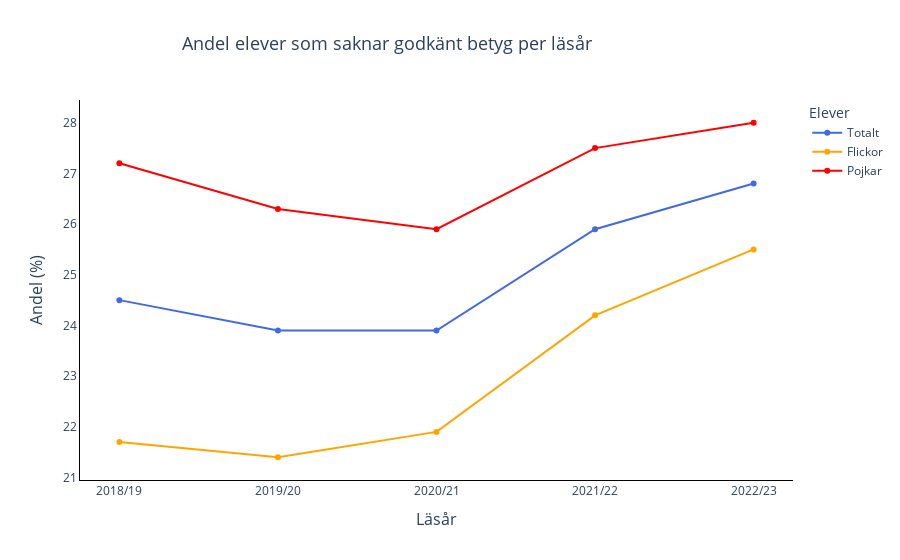

Source (notebook cell):
### Code cell
fig = px.line(
    # Include only the first five rows
    df_grades.head(5),
    x="Läsår/Huvudman/Bakgrund",
    y=[
        "Totalt (saknar godkänt)",
        "Flickor (saknar godkänt)",
        "Pojkar (saknar godkänt)"
    ],
    title="Andel elever som saknar godkänt betyg per läsår",
    markers=True,
    color_discrete_sequence=["royalblue", "orange", "red"]
)

# Update x-axis and y-axis showline for the first and second subplot
fig.update_xaxes(showline=True, linecolor='black', row=1, col=1)  # First subplot
fig.update_yaxes(showline=True, linecolor='black', row=1, col=1)
fig.update_xaxes(showline=True, linecolor='black', row=1, col=2)  # Second subplot
fig.update_yaxes(showline=True, linecolor='black', row=1, col=2)

fig.update_traces(
    name="Totalt",
    selector=dict(name="Totalt (saknar godkänt)")
)
fig.update_traces(
    name="Flickor",
    selector=dict(name="Flickor (saknar godkänt)")
)
fig.update_traces(
    name="Pojkar",
    selector=dict(name="Pojkar (saknar godkänt)")
)

fig.update_layout(
    title={
        "text": "Andel elever som saknar godkänt betyg per läsår",
        "x": 0.43,  # Center title along x-axis
        "font": {"size": 18}
    },
    xaxis_title={
        "text": "Läsår",
        "font": {"size": 16}
    },
    yaxis_title={
        "text": "Andel (%)",
        "font": {"size": 16}
    },
    xaxis=dict(tickmode="linear"),
    legend_title="Elever",
    plot_bgcolor="white",  # Makes plot background white
    paper_bgcolor="white" # Makes paper background white
)

### Figure 1 — Plotly figure (JSON) as saved in the notebook; plotly's stock layout.template omitted (floating-point values rounded to 4 significant figures)
{"data": [{"hovertemplate": "variable=Totalt (saknar godkänt)<br>Läsår/Huvudman/Bakgrund=%{x}<br>value=%{y}<extra></extra>", "legendgroup": "Totalt (saknar godkänt)", "line": {"color": "royalblue", "dash": "solid"}, "marker": {"symbol": "circle"}, "mode": "lines+markers", "name": "Totalt", "orientation": "v", "showlegend": true, "type": "scatter", "x": ["2018/19", "2019/20", "2020/21", "2021/22", "2022/23"], "xaxis": "x", "y": [24.5, 23.9, 23.9, 25.9, 26.8], "yaxis": "y"}, {"hovertemplate": "variable=Flickor (saknar godkänt)<br>Läsår/Huvudman/Bakgrund=%{x}<br>value=%{y}<extra></extra>", "legendgroup": "Flickor (saknar godkänt)", "line": {"color": "orange", "dash": "solid"}, "marker": {"symbol": "circle"}, "mode": "lines+markers", "name": "Flickor", "orientation": "v", "showlegend": true, "type": "scatter", "x": ["2018/19", "2019/20", "2020/21", "2021/22", "2022/23"], "xaxis": "x", "y": [21.7, 21.4, 21.9, 24.2, 25.5], "yaxis": "y"}, {"hovertemplate": "variable=Pojkar (saknar godkänt)<br>Läsår/Huvudman/Bakgrund=%{x}<br>value=%{y}<extra></extra>", "legendgroup": "Pojkar (saknar godkänt)", "line": {"color": "red", "dash": "solid"}, "marker": {"symbol": "circle"}, "mode": "lines+markers", "name": "Pojkar", "orientation": "v", "showlegend": true, "type": "scatter", "x": ["2018/19", "2019/20", "2020/21", "2021/22", "2022/23"], "xaxis": "x", "y": [27.2, 26.3, 25.9, 27.5, 28], "yaxis": "y"}], "layout": {"legend": {"title": {"text": "Elever"}, "tracegroupgap": 0}, "paper_bgcolor": "white", "plot_bgcolor": "white", "title": {"font": {"size": 18}, "text": "Andel elever som saknar godkänt betyg per läsår", "x": 0.43}, "xaxis": {"anchor": "y", "domain": [0, 1], "linecolor": "black", "showline": true, "tickmode": "linear", "title": {"font": {"size": 16}, "text": "Läsår"}}, "yaxis": {"anchor": "x", "domain": [0, 1], "linecolor": "black", "showline": true, "title": {"font": {"size": 16}, "text": "Andel (%)"}}}}
